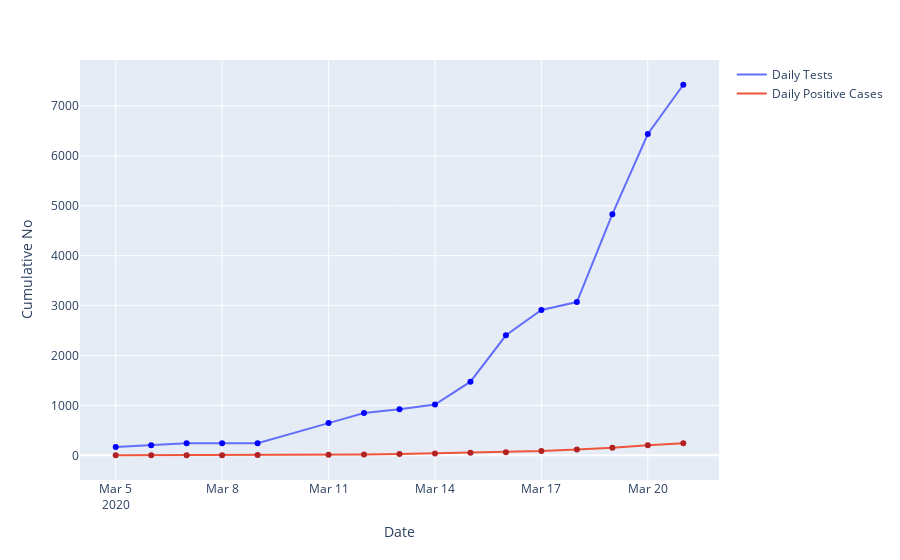

The code cell stored with this chart in its notebook:
### Code cell
df_long = pd.melt(df_wide, id_vars=['date'], value_vars=['cumulative_tests','cum_cases'])
fig = px.line(df_long, x='date', y='value', color='variable')

fig.update_layout(
    title="",
    xaxis_title="Date",
    yaxis_title="Cumulative No",
#     labels=["No of Cases","No of Postives"],
#     font=dict(
#         family="Courier New, monospace",
#         size=18,
#         color="#7f7f7f"
#     )
)

# Point markers
fig.add_trace(go.Scatter(x=df_wide['date'], y=df_wide['cumulative_tests'],mode='markers', hoverinfo='skip',
                        marker=dict(color='blue'), showlegend = False))

fig.add_trace(go.Scatter(x=df_wide['date'], y=df_wide['cum_cases'],mode='markers', hoverinfo='skip',
                        marker=dict(color='firebrick'), showlegend = False))

fig.data[0].name = "Daily Tests"
fig.data[1].name = "Daily Positive Cases"

fig.data[0].hovertemplate = '%{y}'
fig.data[1].hovertemplate = '%{y}'
fig.show(config = dict(displayModeBar=False))

### Figure 1 — Plotly figure (JSON) as saved in the notebook; plotly's stock layout.template omitted (floating-point values rounded to 4 significant figures)
{"data": [{"hoverlabel": {"namelength": 0}, "hovertemplate": "%{y}", "legendgroup": "variable=cumulative_tests", "line": {"color": "#636efa", "dash": "solid"}, "mode": "lines", "name": "Daily Tests", "showlegend": true, "type": "scatter", "x": ["2020-03-05T00:00:00", "2020-03-06T00:00:00", "2020-03-07T00:00:00", "2020-03-08T00:00:00", "2020-03-09T00:00:00", "2020-03-11T00:00:00", "2020-03-12T00:00:00", "2020-03-13T00:00:00", "2020-03-14T00:00:00", "2020-03-15T00:00:00", "2020-03-16T00:00:00", "2020-03-17T00:00:00", "2020-03-18T00:00:00", "2020-03-19T00:00:00", "2020-03-20T00:00:00", "2020-03-21T00:00:00"], "xaxis": "x", "y": [164, 200, 241, 241, 241, 645, 848, 924, 1017, 1476, 2405, 2911, 3070, 4832, 6438, 7425], "yaxis": "y"}, {"hoverlabel": {"namelength": 0}, "hovertemplate": "%{y}", "legendgroup": "variable=cum_cases", "line": {"color": "#EF553B", "dash": "solid"}, "mode": "lines", "name": "Daily Positive Cases", "showlegend": true, "type": "scatter", "x": ["2020-03-05T00:00:00", "2020-03-06T00:00:00", "2020-03-07T00:00:00", "2020-03-08T00:00:00", "2020-03-09T00:00:00", "2020-03-11T00:00:00", "2020-03-12T00:00:00", "2020-03-13T00:00:00", "2020-03-14T00:00:00", "2020-03-15T00:00:00", "2020-03-16T00:00:00", "2020-03-17T00:00:00", "2020-03-18T00:00:00", "2020-03-19T00:00:00", "2020-03-20T00:00:00", "2020-03-21T00:00:00"], "xaxis": "x", "y": [1, 1, 2, 3, 7, 13, 16, 24, 38, 51, 62, 85, 116, 150, 202, 240], "yaxis": "y"}, {"hoverinfo": "skip", "marker": {"color": "blue"}, "mode": "markers", "showlegend": false, "type": "scatter", "x": ["2020-03-05T00:00:00", "2020-03-06T00:00:00", "2020-03-07T00:00:00", "2020-03-08T00:00:00", "2020-03-09T00:00:00", "2020-03-11T00:00:00", "2020-03-12T00:00:00", "2020-03-13T00:00:00", "2020-03-14T00:00:00", "2020-03-15T00:00:00", "2020-03-16T00:00:00", "2020-03-17T00:00:00", "2020-03-18T00:00:00", "2020-03-19T00:00:00", "2020-03-20T00:00:00", "2020-03-21T00:00:00"], "y": [164, 200, 241, 241, 241, 645, 848, 924, 1017, 1476, 2405, 2911, 3070, 4832, 6438, 7425]}, {"hoverinfo": "skip", "marker": {"color": "firebrick"}, "mode": "markers", "showlegend": false, "type": "scatter", "x": ["2020-03-05T00:00:00", "2020-03-06T00:00:00", "2020-03-07T00:00:00", "2020-03-08T00:00:00", "2020-03-09T00:00:00", "2020-03-11T00:00:00", "2020-03-12T00:00:00", "2020-03-13T00:00:00", "2020-03-14T00:00:00", "2020-03-15T00:00:00", "2020-03-16T00:00:00", "2020-03-17T00:00:00", "2020-03-18T00:00:00", "2020-03-19T00:00:00", "2020-03-20T00:00:00", "2020-03-21T00:00:00"], "y": [1, 1, 2, 3, 7, 13, 16, 24, 38, 51, 62, 85, 116, 150, 202, 240]}], "layout": {"legend": {"tracegroupgap": 0}, "margin": {"t": 60}, "title": {"text": ""}, "xaxis": {"anchor": "y", "domain": [0, 1], "title": {"text": "Date"}}, "yaxis": {"anchor": "x", "domain": [0, 1], "title": {"text": "Cumulative No"}}}}
